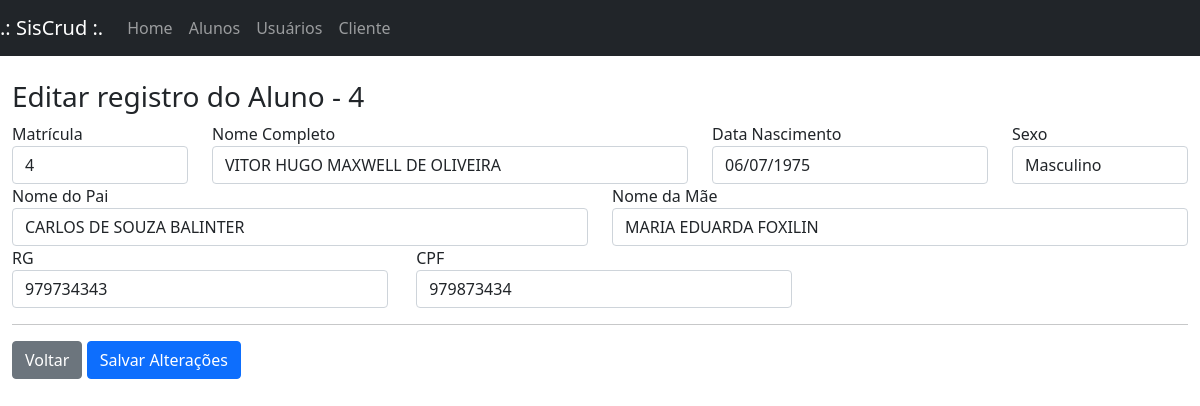
Screenshot of /index.php?page=fedita_alu&matricula=4 with the database file from the repository.
### tables this page shows
CREATE TABLE IF NOT EXISTS `aluno` (
  `matricula` int(11) NOT NULL AUTO_INCREMENT,
  `nome_aluno` varchar(50) DEFAULT NULL,
  `nome_pai` varchar(50) DEFAULT NULL,
  `nome_mae` varchar(50) DEFAULT NULL,
  `dt_nasc` date DEFAULT NULL,
  `sexo_aluno` char(1) DEFAULT NULL,
  `rg_aluno` int(11) DEFAULT NULL,
  `cpf_aluno` varchar(11) DEFAULT NULL,
  PRIMARY KEY (`matricula`)
);

### sis/alunos/fedita_alu.php (the view)
<?php
	$matricula = (int) $_GET['matricula'];
	$sql = mysqli_query($con, "select * from aluno where matricula = '".$matricula."';");
	$row = mysqli_fetch_array($sql);
?>
<div id="main" class="container-fluid">
	<br><h3 class="page-header">Editar registro do Aluno - <?php echo $matricula;?></h3>
	<form action="?page=atualiza_alu&matricula=<?php echo $row['matricula']; ?>" method="post">
	<div class="row">
		<div class="form-group col-md-2">
			<label for="matricula">Matrícula</label>
			<input type="text" class="form-control" name="matricula" value="<?php echo $row["matricula"]; ?>">
		</div>
		<div class="form-group col-md-5">
			<label for="nome">Nome Completo</label>
			<input type="text" class="form-control" name="nome_aluno" value="<?php echo $row["nome_aluno"]; ?>">
		</div>
		<div class="form-group col-md-3">
			<label for="dt_nasc">Data Nascimento</label>
			<input type="text" class="form-control" name="dt_nasc" value="<?php echo date('d/m/Y',strtotime($row["dt_nasc"])); ?>">
		</div>
		<div class="form-group col-md-2">
			<label for="sexo">Sexo</label>
			<select class="form-control" name="sexo_aluno">
				<?php
				if($row["sexo_aluno"]=="M")
					echo '<option selected="selected" value="M">Masculino</option><option value="F">Feminino</option>';
				else
					echo '<option value="M">Masculino</option><option selected="selected" value="F">Feminino</option>';
				?>
			</select>
		</div>
	</div>
	<div class="row">
		<div class="form-group col-md-6">
			<label for="nome_pai">Nome do Pai</label>
			<input type="text" class="form-control" name="nome_pai" value="<?php echo $row["nome_pai"]; ?>">
		</div>
		<div class="form-group col-md-6">
			<label for="nome_mae">Nome da Mãe</label>
			<input type="text" class="form-control" name="nome_mae" value="<?php echo $row["nome_mae"]; ?>">
		</div>
	</div>
	<div class="row">
		<div class="form-group col-md-4">
			<label for="rg">RG</label>
			<input type="text" class="form-control" name="rg_aluno" value="<?php echo $row["rg_aluno"]; ?>">
		</div>
		<div class="form-group col-md-4">
			<label for="cpf">CPF</label>
			<input type="text" class="form-control" name="cpf_aluno" value="<?php echo $row["cpf_aluno"]; ?>">
		</div>
	</div>
	<hr/>
	<div id="actions" class="row">
		<div class="col-md-12">
			<a href="?page=lista_alu" class="btn btn-secondary">Voltar</a>
			<button type="submit" class="btn btn-primary">Salvar Alterações</button>
		</div>
	</div>
</div>

### rows the page displays
aluno: matricula "4", nome_aluno "VITOR HUGO MAXWELL DE OLIVEIRA", dt_nasc "06/07/1975", sexo_aluno "Masculino", nome_pai "CARLOS DE SOUZA BALINTER", nome_mae "MARIA EDUARDA FOXILIN", rg_aluno "979734343", cpf_aluno "979873434"

### other values shown
$matricula "4"
